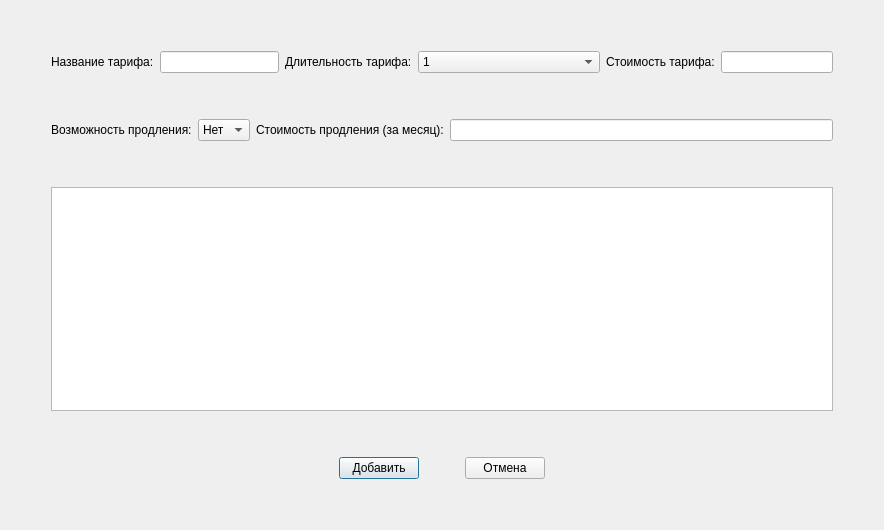
<?xml version="1.0" encoding="UTF-8"?>
<ui version="4.0">
 <class>AddTariff</class>
 <widget class="QDialog" name="AddTariff">
  <property name="geometry">
   <rect>
    <x>0</x>
    <y>0</y>
    <width>884</width>
    <height>530</height>
   </rect>
  </property>
  <property name="windowTitle">
   <string>Dialog</string>
  </property>
  <layout class="QGridLayout" name="gridLayout">
   <item row="1" column="1">
    <layout class="QVBoxLayout" name="verticalLayout_2">
     <item>
      <layout class="QVBoxLayout" name="verticalLayout">
       <item>
        <layout class="QHBoxLayout" name="horizontalLayout_6">
         <item>
          <layout class="QHBoxLayout" name="horizontalLayout">
           <item>
            <widget class="QLabel" name="label">
             <property name="text">
              <string>Название тарифа:</string>
             </property>
            </widget>
           </item>
           <item>
            <widget class="QLineEdit" name="name"/>
           </item>
          </layout>
         </item>
         <item>
          <layout class="QHBoxLayout" name="horizontalLayout_2">
           <item>
            <widget class="QLabel" name="label_2">
             <property name="text">
              <string>Длительность тарифа:</string>
             </property>
            </widget>
           </item>
           <item>
            <widget class="QComboBox" name="duration">
             <item>
              <property name="text">
               <string>1</string>
              </property>
             </item>
             <item>
              <property name="text">
               <string>2</string>
              </property>
             </item>
             <item>
              <property name="text">
               <string>3</string>
              </property>
             </item>
             <item>
              <property name="text">
               <string>4</string>
              </property>
             </item>
             <item>
              <property name="text">
               <string>5</string>
              </property>
             </item>
             <item>
              <property name="text">
               <string>6</string>
              </property>
             </item>
             <item>
              <property name="text">
               <string>7</string>
              </property>
             </item>
             <item>
              <property name="text">
               <string>8</string>
              </property>
             </item>
             <item>
              <property name="text">
               <string>9</string>
              </property>
             </item>
             <item>
              <property name="text">
               <string>10</string>
              </property>
             </item>
             <item>
              <property name="text">
               <string>11</string>
              </property>
             </item>
             <item>
              <property name="text">
               <string>12</string>
              </property>
             </item>
             <item>
              <property name="text">
               <string>13</string>
              </property>
             </item>
             <item>
              <property name="text">
               <string>14</string>
              </property>
             </item>
             <item>
              <property name="text">
               <string>15</string>
              </property>
             </item>
             <item>
              <property name="text">
               <string>16</string>
              </property>
             </item>
             <item>
              <property name="text">
               <string>17</string>
              </property>
             </item>
             <item>
              <property name="text">
               <string>18</string>
              </property>
             </item>
             <item>
              <property name="text">
               <string>19</string>
              </property>
             </item>
             <item>
              <property name="text">
               <string>20</string>
              </property>
             </item>
             <item>
              <property name="text">
               <string>21</string>
              </property>
             </item>
             <item>
              <property name="text">
               <string>22</string>
              </property>
             </item>
             <item>
              <property name="text">
               <string>23</string>
              </property>
             </item>
             <item>
              <property name="text">
               <string>24</string>
              </property>
             </item>
             <item>
              <property name="text">
               <string>Ежемесячно обновляемый</string>
              </property>
             </item>
            </widget>
           </item>
          </layout>
         </item>
         <item>
          <layout class="QHBoxLayout" name="horizontalLayout_3">
           <item>
            <widget class="QLabel" name="label_3">
             <property name="text">
              <string>Стоимость тарифа:</string>
             </property>
            </widget>
           </item>
           <item>
            <widget class="QLineEdit" name="praise"/>
           </item>
          </layout>
         </item>
        </layout>
       </item>
       <item>
        <spacer name="verticalSpacer">
         <property name="orientation">
          <enum>Qt::Vertical</enum>
         </property>
         <property name="sizeType">
          <enum>QSizePolicy::Maximum</enum>
         </property>
         <property name="sizeHint" stdset="0">
          <size>
           <width>20</width>
           <height>40</height>
          </size>
         </property>
        </spacer>
       </item>
       <item>
        <layout class="QHBoxLayout" name="horizontalLayout_7">
         <item>
          <layout class="QHBoxLayout" name="horizontalLayout_4">
           <item>
            <widget class="QLabel" name="label_4">
             <property name="text">
              <string>Возможность продления:</string>
             </property>
            </widget>
           </item>
           <item>
            <widget class="QComboBox" name="addition">
             <item>
              <property name="text">
               <string>Нет</string>
              </property>
             </item>
             <item>
              <property name="text">
               <string>Да</string>
              </property>
             </item>
            </widget>
           </item>
          </layout>
         </item>
         <item>
          <layout class="QHBoxLayout" name="horizontalLayout_5">
           <item>
            <widget class="QLabel" name="label_5">
             <property name="text">
              <string>Стоимость продления (за месяц):</string>
             </property>
            </widget>
           </item>
           <item>
            <widget class="QLineEdit" name="addition_praise"/>
           </item>
          </layout>
         </item>
        </layout>
       </item>
      </layout>
     </item>
     <item>
      <spacer name="verticalSpacer_2">
       <property name="orientation">
        <enum>Qt::Vertical</enum>
       </property>
       <property name="sizeType">
        <enum>QSizePolicy::Maximum</enum>
       </property>
       <property name="sizeHint" stdset="0">
        <size>
         <width>20</width>
         <height>40</height>
        </size>
       </property>
      </spacer>
     </item>
     <item>
      <widget class="QTableWidget" name="tariff_t"/>
     </item>
     <item>
      <spacer name="verticalSpacer_5">
       <property name="orientation">
        <enum>Qt::Vertical</enum>
       </property>
       <property name="sizeType">
        <enum>QSizePolicy::Maximum</enum>
       </property>
       <property name="sizeHint" stdset="0">
        <size>
         <width>20</width>
         <height>40</height>
        </size>
       </property>
      </spacer>
     </item>
     <item>
      <layout class="QHBoxLayout" name="horizontalLayout_8">
       <item>
        <spacer name="horizontalSpacer_4">
         <property name="orientation">
          <enum>Qt::Horizontal</enum>
         </property>
         <property name="sizeHint" stdset="0">
          <size>
           <width>40</width>
           <height>20</height>
          </size>
         </property>
        </spacer>
       </item>
       <item>
        <widget class="QPushButton" name="ok">
         <property name="text">
          <string>Добавить</string>
         </property>
        </widget>
       </item>
       <item>
        <spacer name="horizontalSpacer">
         <property name="orientation">
          <enum>Qt::Horizontal</enum>
         </property>
         <property name="sizeType">
          <enum>QSizePolicy::Maximum</enum>
         </property>
         <property name="sizeHint" stdset="0">
          <size>
           <width>40</width>
           <height>20</height>
          </size>
         </property>
        </spacer>
       </item>
       <item>
        <widget class="QPushButton" name="no">
         <property name="text">
          <string>Отмена</string>
         </property>
        </widget>
       </item>
       <item>
        <spacer name="horizontalSpacer_5">
         <property name="orientation">
          <enum>Qt::Horizontal</enum>
         </property>
         <property name="sizeHint" stdset="0">
          <size>
           <width>40</width>
           <height>20</height>
          </size>
         </property>
        </spacer>
       </item>
      </layout>
     </item>
    </layout>
   </item>
   <item row="0" column="1">
    <spacer name="verticalSpacer_3">
     <property name="orientation">
      <enum>Qt::Vertical</enum>
     </property>
     <property name="sizeType">
      <enum>QSizePolicy::Maximum</enum>
     </property>
     <property name="sizeHint" stdset="0">
      <size>
       <width>20</width>
       <height>40</height>
      </size>
     </property>
    </spacer>
   </item>
   <item row="1" column="2">
    <spacer name="horizontalSpacer_3">
     <property name="orientation">
      <enum>Qt::Horizontal</enum>
     </property>
     <property name="sizeType">
      <enum>QSizePolicy::Maximum</enum>
     </property>
     <property name="sizeHint" stdset="0">
      <size>
       <width>40</width>
       <height>20</height>
      </size>
     </property>
    </spacer>
   </item>
   <item row="1" column="0">
    <spacer name="horizontalSpacer_2">
     <property name="orientation">
      <enum>Qt::Horizontal</enum>
     </property>
     <property name="sizeType">
      <enum>QSizePolicy::Maximum</enum>
     </property>
     <property name="sizeHint" stdset="0">
      <size>
       <width>40</width>
       <height>20</height>
      </size>
     </property>
    </spacer>
   </item>
   <item row="2" column="1">
    <spacer name="verticalSpacer_4">
     <property name="orientation">
      <enum>Qt::Vertical</enum>
     </property>
     <property name="sizeType">
      <enum>QSizePolicy::Maximum</enum>
     </property>
     <property name="sizeHint" stdset="0">
      <size>
       <width>20</width>
       <height>40</height>
      </size>
     </property>
    </spacer>
   </item>
  </layout>
 </widget>
 <resources/>
 <connections/>
</ui>
